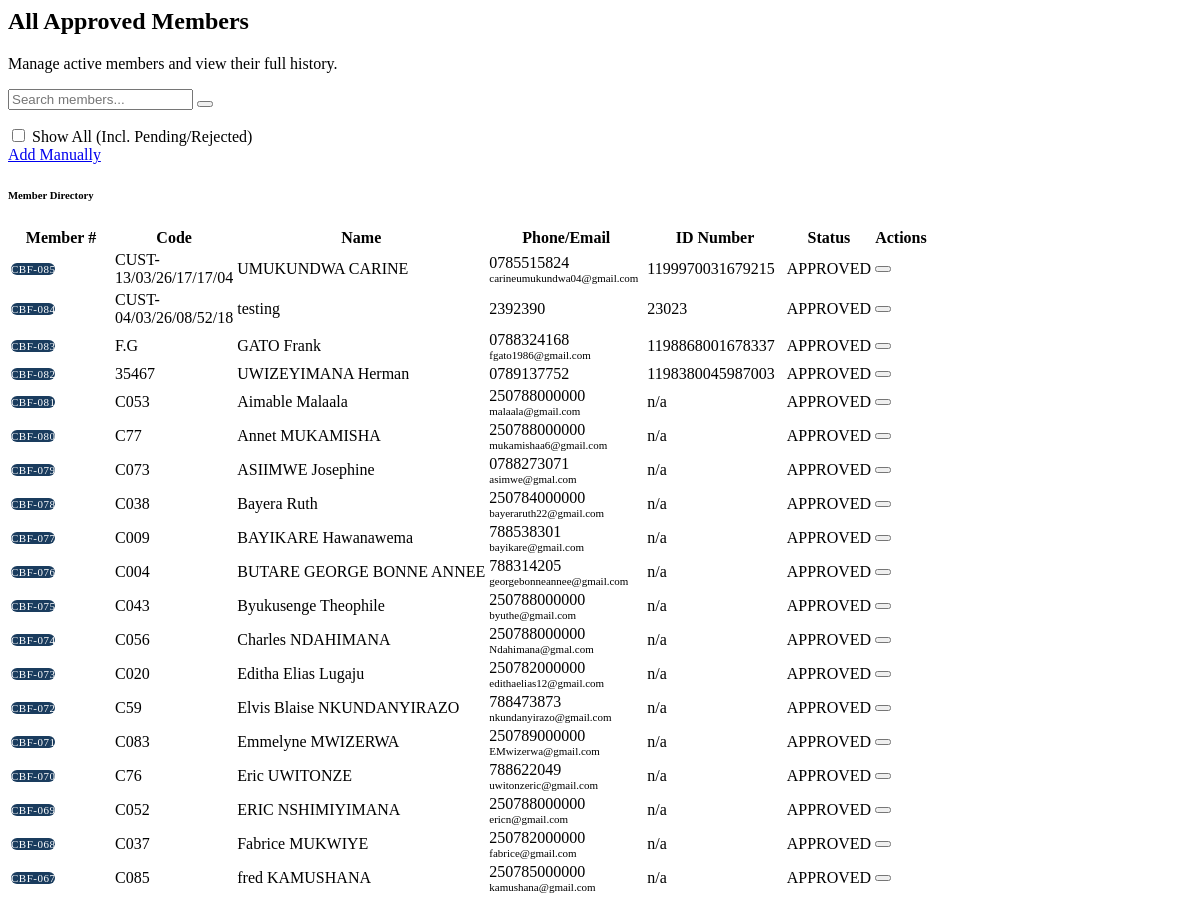
Before: /app.cbfinance.rw/modules/customers.php (upper part) with the older database file.
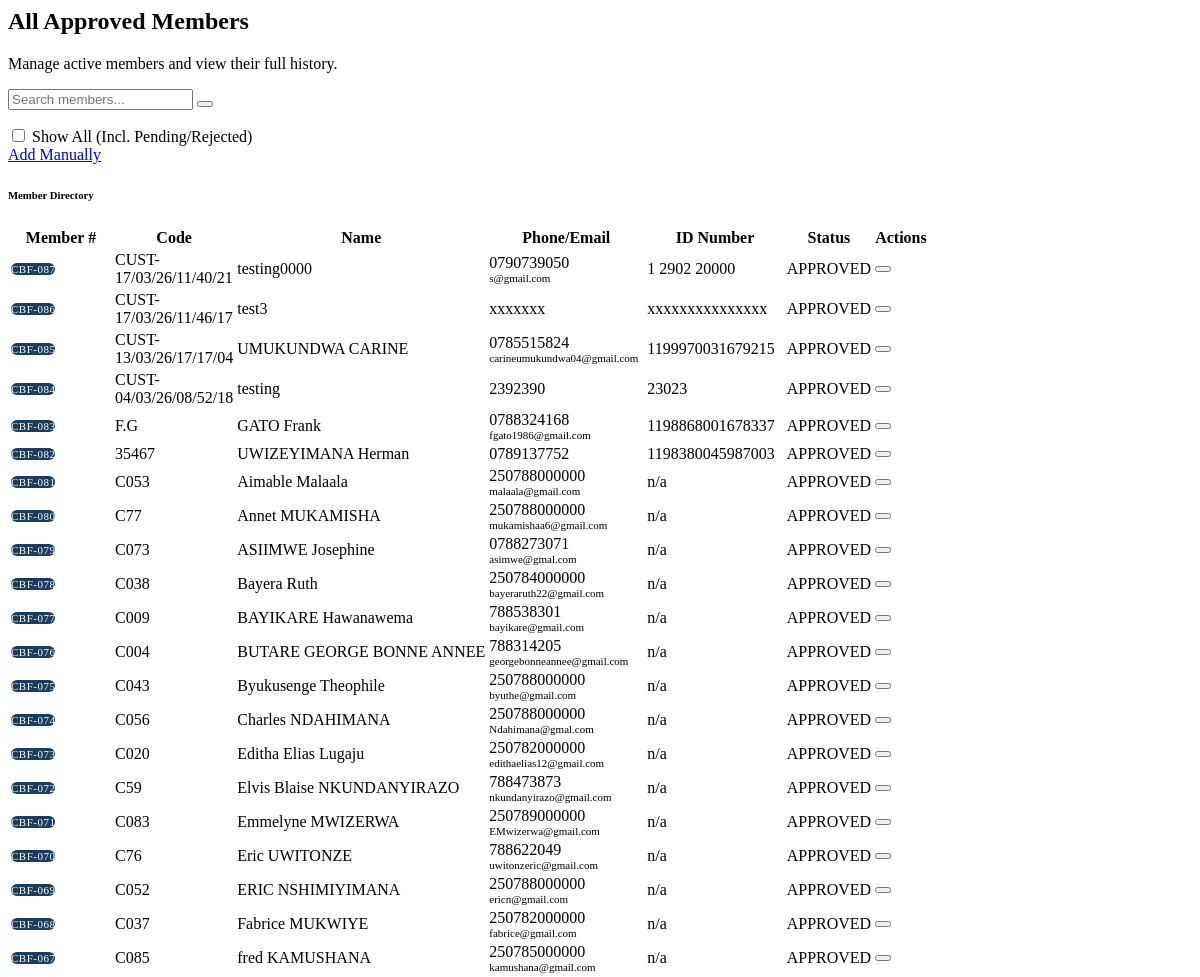
After: the same page with the newer database file.
### tables this page shows
CREATE TABLE `customers` (
  `customer_id` int(11) NOT NULL,
  `customer_code` varchar(50) NOT NULL,
  `customer_name` varchar(255) NOT NULL,
  `birth_place` text,
  `id_number` varchar(50) NOT NULL,
  `account_number` varchar(50) DEFAULT NULL,
  `occupation` varchar(100) DEFAULT NULL,
  `gender` enum('Male','Female','Other') DEFAULT 'Male',
  `date_of_birth` date DEFAULT NULL,
  `phone` varchar(20) NOT NULL,
  `email` varchar(120) DEFAULT NULL,
  `organization` varchar(150) DEFAULT 'Capital Bridge Finance',
  `father_name` varchar(150) DEFAULT NULL,
  `mother_name` varchar(150) DEFAULT NULL,
  `marriage_type` enum('Single','Married','Divorced') DEFAULT 'Single',
  `spouse` varchar(150) DEFAULT NULL,
  `spouse_id` varchar(50) DEFAULT NULL,
  `spouse_occupation` varchar(100) DEFAULT NULL,
  `spouse_phone` varchar(20) DEFAULT NULL,
  `address` text,
  `location` text,
  `project` varchar(150) DEFAULT NULL,
  `project_location` varchar(150) DEFAULT NULL,
  `caution_location` varchar(150) DEFAULT NULL,
  `loan_type` varchar(50) DEFAULT NULL,
  `created_by` varchar(100) DEFAULT 'admin',
  `created_at` datetime DEFAULT CURRENT_TIMESTAMP,
  `updated_at` datetime DEFAULT CURRENT_TIMESTAMP ON UPDATE CURRENT_TIMESTAMP,
  `is_active` tinyint(1) DEFAULT '1',
  `status` varchar(50) DEFAULT 'Approved',
  `doc_id` varchar(255) DEFAULT NULL COMMENT 'National ID Path',
  `doc_contract` varchar(255) DEFAULT NULL COMMENT 'Work Contract Path',
  `doc_statement` varchar(255) DEFAULT NULL COMMENT 'Bank Statement Path',
  `doc_payslip` varchar(255) DEFAULT NULL COMMENT 'Payslip Path',
  `doc_marital` varchar(255) DEFAULT NULL COMMENT 'Marital Status Cert Path',
  `doc_rdb` varchar(255) DEFAULT NULL COMMENT 'RDB Certificate Path',
  `has_guarantor` enum('Yes','No') DEFAULT 'No',
  `guarantor_name` varchar(150) DEFAULT NULL,
  `guarantor_id` varchar(50) DEFAULT NULL,
  `guarantor_phone` varchar(20) DEFAULT NULL,
  `guarantor_occupation` varchar(100) DEFAULT NULL,
  `tin_number` varchar(20) DEFAULT NULL,
  `risk_rating` varchar(50) DEFAULT NULL,
  `current_balance` decimal(15,2) DEFAULT '0.00',
  `total_loans` decimal(15,2) DEFAULT '0.00',
  `total_paid` decimal(15,2) DEFAULT '0.00',
  `rejection_reason` text,
  `correction_fields` text,
  `admin_note` text,
  `client_resubmitted` tinyint(1) DEFAULT '0',
  `resubmitted_fields` text,
  `total_disbursed` decimal(15,2) NOT NULL DEFAULT '0.00',
  `total_outstanding` decimal(15,2) NOT NULL DEFAULT '0.00',
  `last_loan_date` date DEFAULT NULL,
  `record_date` datetime NOT NULL DEFAULT CURRENT_TIMESTAMP
);

### app.cbfinance.rw/modules/customers.php (the view, shortened to what the changed rows need)
<?php
require_once __DIR__ . '/../includes/approval_helper.php';
$conn = getConnection();
$show_inactive = isset($_GET['show_inactive']) && $_GET['show_inactive'] == '1';
$query = "SELECT * FROM customers";
$params = [];
$types = "";
$where_clauses = [];
if (!$show_inactive) {
    $where_clauses[] = "status = 'Approved'";
}
if (!empty($where_clauses)) {
    $query .= " WHERE " . implode(" AND ", $where_clauses);
}
$query .= " ORDER BY record_date desc";
if (!empty($params)) {
    $stmt = $conn->prepare($query);
    if ($stmt) {
        $stmt->bind_param($types, ...$params);
        $stmt->execute();
        $result = $stmt->get_result();
    } else {
        $error_message = "Search failed: " . $conn->error;
        $result = false;
    }
} else {
    $result = $conn->query($query);
}
$customers_array = [];
if ($result) {
    while ($row = $result->fetch_assoc()) {
        $customers_array[] = $row;
    }
}
$total = count($customers_array);
?>
<div class="row mb-4">
    <div class="col-12">
        <h2 class="h4 fw-bold text-primary">All Approved Members</h2>
    </div>
</div>
<div class="row">
    <div class="col-12">
        <div class="card border-0 shadow-sm rounded-4 overflow-hidden">
            <div class="card-body p-0">
                <div class="table-responsive">
                    <table class="table table-hover align-middle mb-0">
                        <thead class="bg-light">
                            <tr>
                                <th style="width:100px;">Member #</th>
                                <th style="width:100px;">Code</th>
                                <th>Name</th>
                                <th>Phone/Email</th>
                                <th>ID Number</th>
                                <th>Status</th>
                                <th class="text-center pe-4">Actions</th>
                            </tr>
                        </thead>
                        <tbody>
                            <?php if (!empty($customers_array)): ?>
                                <?php foreach ($customers_array as $index => $customer): ?>
                                <?php
                                    $cbf_number = $total - $index;
                                    $cbf_label  = 'CBF-' . str_pad($cbf_number, 3, '0', STR_PAD_LEFT);
                                ?>
                                <tr>
                                    <td>
                                        <span class="badge cbf-badge px-2 py-1 fw-bold"><?php echo $cbf_label; ?></span>
                                    </td>
                                    <td><?php echo htmlspecialchars($customer['customer_code']); ?></td>
                                    <td><?php echo htmlspecialchars($customer['customer_name']); ?></td>
                                    <td>
                                        <div class="small fw-bold"><?php echo htmlspecialchars($customer['phone']); ?></div>
                                        <div class="text-muted x-small"><?php echo htmlspecialchars($customer['email']); ?></div>
                                    </td>
                                    <td class="small text-muted"><?php echo htmlspecialchars($customer['id_number']); ?></td>
                                    <td>
                                        <?php
                                        $status = $customer['status'];
                                        $badge = 'bg-success';
                                        ?>
                                        <span class="badge <?php echo $badge; ?> px-2"><?php echo strtoupper($status); ?></span>
                                    </td>
                                    <td class="text-center pe-4">
                                        <div class="btn-group btn-group-sm">
                                            <button type="button" class="btn btn-outline-danger" onclick="confirmDelete(<?php echo $customer['customer_id']; ?>, '<?php echo addslashes($customer['customer_name']); ?>')"><i class="bi bi-trash"></i></button>
                                        </div>
                                    </td>
                                </tr>
                                <?php endforeach; ?>
                            <?php else: ?>
                                <tr><td colspan="7" class="text-center py-5 text-muted">No approved members found.</td></tr>
                            <?php endif; ?>
                        </tbody>
                    </table>
                </div>
            </div>
        </div>
    </div>
</div>

Changed rows visible on the page:
added customers: cbf_label "CBF-087", customer_code "CUST-17/03/26/11/40/21", customer_name "testing0000", phone "0790739050", email "s@gmail.com", id_number "1 2902 20000", status "APPROVED"
added customers: cbf_label "CBF-086", customer_code "CUST-17/03/26/11/46/17", customer_name "test3", phone "xxxxxxx", id_number "xxxxxxxxxxxxxxx", status "APPROVED"
